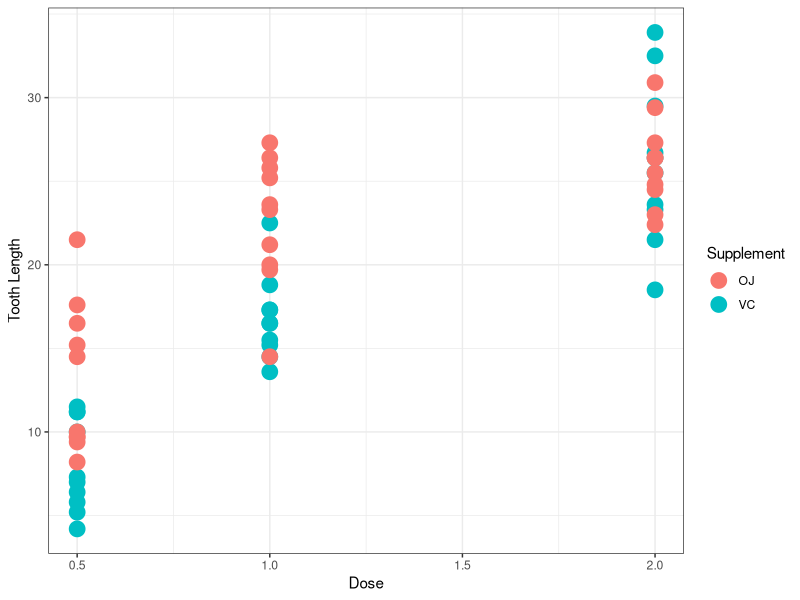

Source code (R):
## ---- chunk 1
data("ToothGrowth")
library(ggplot2)
library(dplyr)
## ---- chunk 2
ggplot(ToothGrowth, aes(x=dose, y=len, color=supp)) + 
    geom_point(size=5) + 
    labs(x="Dose", y="Tooth Length", color="Supplement") + 
    theme_bw()
## ---- chunk 3
t.test(len ~ supp, data=ToothGrowth)
## ---- chunk 4
d0.5 <- filter(ToothGrowth, dose==0.5)
t.test(len ~ supp, data=d0.5)
d1   <- filter(ToothGrowth, dose==1)
t.test(len ~ supp, data=d1)
## ---- chunk 5
d2   <- filter(ToothGrowth, dose==2)
t.test(len ~ supp, data=d2)
